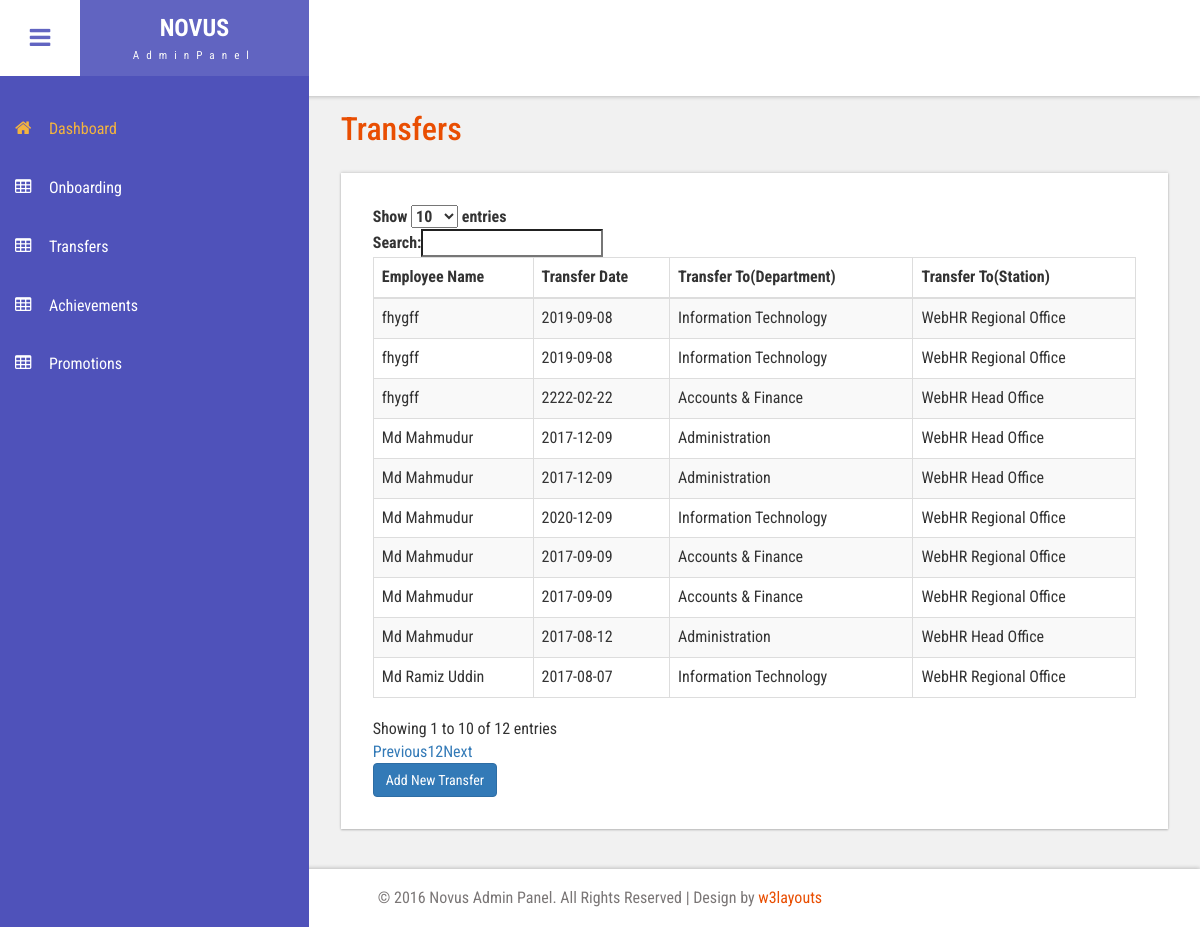
Page /all_transfer.php on the committed database.
### tables this page shows
CREATE TABLE `tbl_transfer` (
  `id` int(10) NOT NULL,
  `fullName` varchar(255) NOT NULL,
  `transferDate` date NOT NULL,
  `transferDepartment` varchar(255) NOT NULL,
  `transferStation` varchar(255) NOT NULL
);

### classes/Dbconf.php (called while the page is built, shortened)
<?php
class Dbconf {
    public function __construct() {
        try{
            $this->db_con = new PDO("mysql:host=localhost;dbname=db_webhr","root","");
        } catch (PDOException $ex) {
            echo 'Connection error occure'.$ex;
        }
    }
}

### classes/Superadmin.php (called while the page is built, shortened)
<?php
include_once 'Dbconf.php';
class Superadmin extends Dbconf{
public function view_all_transfer_info(){
  $query = "SELECT * FROM  tbl_transfer";
  $statment = $this->db_con->query($query);
  return $statment;
}
}

### all_transfer.php (the view, shortened to what this page needs)
<?php
 include_once 'include/header.php';
include 'classes/Superadmin.php';
     $obj_sup = new Superadmin();
     $statment=$obj_sup->view_all_transfer_info();
?>
<link href="https://cdn.datatables.net/1.10.15/css/dataTables.bootstrap.min.css" rel='stylesheet' type='text/css' />
   <div id="page-wrapper">
     <div class="main-page">
       <h3 class="title1">Transfers</h3>
       <div class="blank-page widget-shadow scroll" id="style-2 div1">
         <script>
   </script>
        <table id="example" class="table table-striped table-bordered" cellspacing="0" width="100%">
       <thead>
           <tr>
                <th>Employee Name</th>
                     <th>Transfer Date</th>
                     <th>Transfer To(Department)</th>
                     <th>Transfer To(Station)</th>
           </tr>
       </thead>
       <tbody>
       <?php while($row = $statment->fetch(PDO::FETCH_ASSOC)) {?>
           <tr>
               <td><?php echo $row['fullName']; ?></td>
               <td><?php echo $row['transferDate']; ?></td>
               <td><?php echo $row['transferDepartment']; ?></td>
               <td><?php echo $row['transferStation']; ?></td>
           </tr>
           <?php } ?>
       </tbody>
   </table>
   <div>
                       <a class="btn btn-primary" href="transfer.php" role="button">Add New Transfer</a>
                </div>
       </div>
     </div>
   </div>
 <?php include_once 'include/footer.php';?>

### css/style.css (style rules this page uses)
h4, h5, h6, h1, h2, h3 { margin: 0; }
html, body { font-family: 'Roboto Condensed', sans-serif; font-size: 100%; overflow-x: hidden; background: #fff; }
body a { transition: 0.5s all ease; -webkit-transition: 0.5s all ease; -moz-transition: 0.5s all ease; -o-transition: 0.5s all ease; -ms-transition: 0.5s all ease; text-decoration:none; }
h1,h2,h3,h4,h5,h6 { margin:0; }
.cbp-spmenu-push { overflow-x: hidden; position: relative; }
.cbp-spmenu, .cbp-spmenu-push { -webkit-transition: all 0.3s ease; -moz-transition: all 0.3s ease; transition: all 0.3s ease; }
.cbp-spmenu-push div#page-wrapper { margin: 0 0 0 19.3em; transition:.5s all; -webkit-transition:.5s all; -moz-transition:.5s all; }
.widget-shadow { background-color: #fff; box-shadow: 0 -1px 3px rgba(0,0,0,.12),0 1px 2px rgba(0,0,0,.24); -webkit-box-shadow: 0 -1px 3px rgba(0,0,0,.12),0 1px 2px rgba(0,0,0,.24); -moz-box-shadow: 0 -1px 3px rgba(0,0,0,.12),0 1px 2px rgba(0,0,0,.24); }
h3.title1 { font-size: 2em; color: #e94e02; margin-bottom: 0.8em; }
.table > thead > tr > th, .table > tbody > tr > th, .table > tfoot > tr > th, .table > thead > tr > td, .table > tbody > tr > td, .table > tfoot > tr > td { border-top: none; }
.blank-page { padding: 2em; }

### css/custom.css (style rules this page uses)
#page-wrapper { padding:7em 2em 2.5em; background-color: #F1F1F1; }

### rows in the picture
tbl_transfer: fullName "Md Mahmudur", transferDate "2017-12-09", transferDepartment "Administration", transferStation "WebHR Head Office"
tbl_transfer: fullName "Md Mahmudur", transferDate "2017-12-09", transferDepartment "Administration", transferStation "WebHR Head Office"
tbl_transfer: fullName "Md Mahmudur", transferDate "2020-12-09", transferDepartment "Information Technology", transferStation "WebHR Regional Office"
tbl_transfer: fullName "Md Mahmudur", transferDate "2017-09-09", transferDepartment "Accounts & Finance", transferStation "WebHR Regional Office"
tbl_transfer: fullName "Md Mahmudur", transferDate "2017-09-09", transferDepartment "Accounts & Finance", transferStation "WebHR Regional Office"
tbl_transfer: fullName "fhygff", transferDate "2019-09-08", transferDepartment "Information Technology", transferStation "WebHR Regional Office"
tbl_transfer: fullName "fhygff", transferDate "2019-09-08", transferDepartment "Information Technology", transferStation "WebHR Regional Office"
tbl_transfer: fullName "fhygff", transferDate "2222-02-22", transferDepartment "Accounts & Finance", transferStation "WebHR Head Office"
tbl_transfer: fullName "Md Mahmudur", transferDate "2017-08-12", transferDepartment "Administration", transferStation "WebHR Head Office"
tbl_transfer: fullName "Md Ramiz Uddin", transferDate "2017-08-07", transferDepartment "Information Technology", transferStation "WebHR Regional Office"
